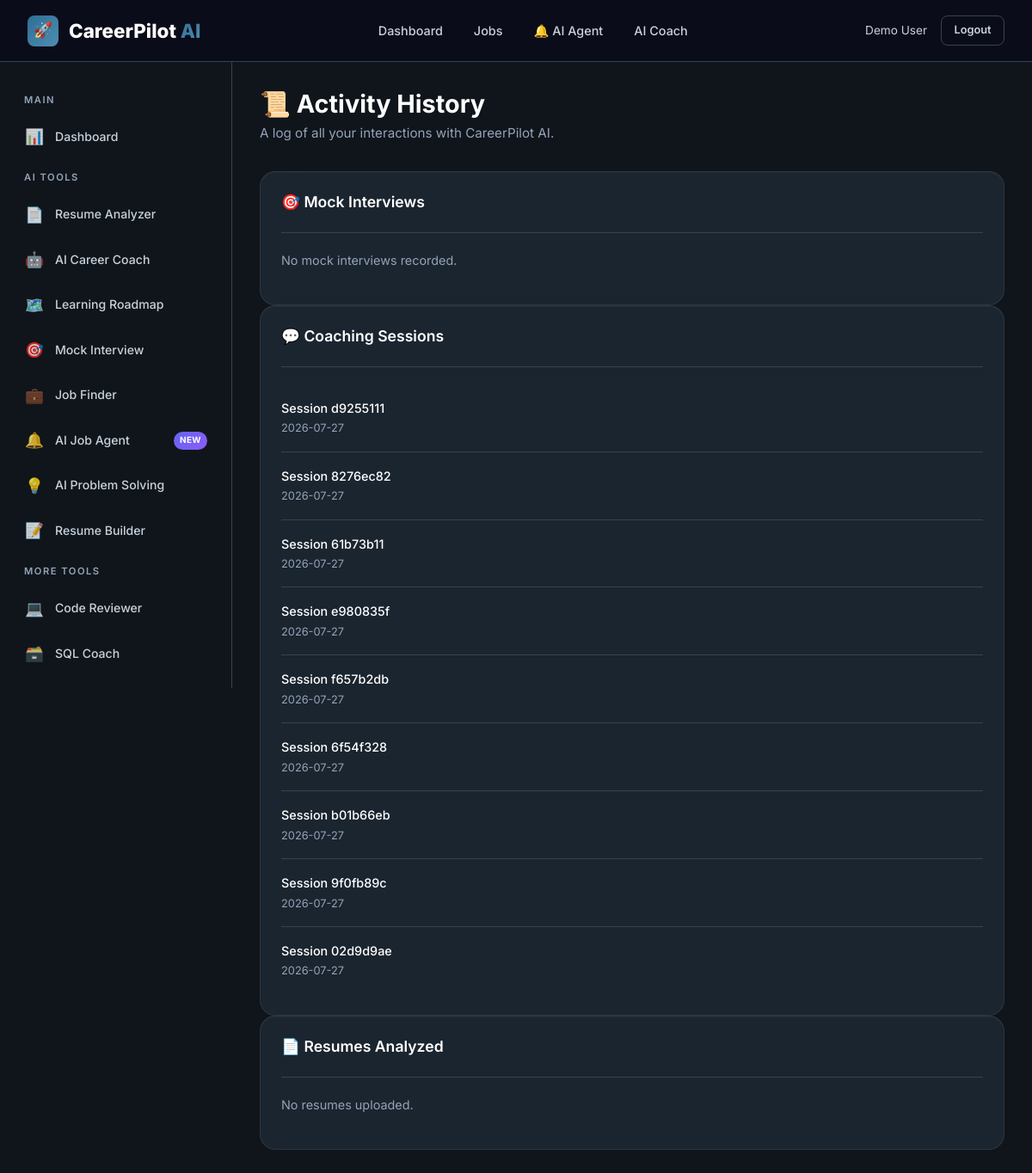
Screenshot of /profile/history (signed in) with the database file from the repository.
### tables this page shows
CREATE TABLE chat_sessions (
            session_id TEXT PRIMARY KEY,
            user_id INTEGER NOT NULL,
            title TEXT DEFAULT 'New Conversation',
            is_pinned INTEGER DEFAULT 0,
            is_archived INTEGER DEFAULT 0,
            created_at TIMESTAMP DEFAULT CURRENT_TIMESTAMP,
            updated_at TIMESTAMP DEFAULT CURRENT_TIMESTAMP,
            FOREIGN KEY (user_id) REFERENCES users(id) ON DELETE CASCADE
        );

### backend/routes/profile.py (the view)
@profile_bp.route('/history')
@login_required
def history():
    user_id = session['user_id']
    from backend.models.resume import ResumeModel
    from backend.models.job import JobModel
    from backend.models.interview import InterviewModel
    chats      = ChatModel.get_user_sessions(user_id)
    resumes    = ResumeModel.get_by_user(user_id)
    interviews = InterviewModel.get_by_user(user_id)
    return render_template('profile/history.html',
                           chats=chats, resumes=resumes, interviews=interviews)

### backend/database/db.py (called while the page is built)
def get_db_path() -> str:
    base_dir = os.path.dirname(os.path.dirname(os.path.dirname(os.path.abspath(__file__))))
    return os.path.join(base_dir, DATABASE_PATH)

def get_connection(db_path: Optional[str] = None) -> sqlite3.Connection:
    path = db_path or get_db_path()
    conn = sqlite3.connect(path)
    conn.row_factory = sqlite3.Row
    conn.execute("PRAGMA foreign_keys = ON")
    conn.execute("PRAGMA journal_mode = WAL")
    return conn

@contextmanager
def get_db(db_path: Optional[str] = None):
    conn = get_connection(db_path)
    try:
        yield conn
        conn.commit()
    except Exception:
        conn.rollback()
        raise
    finally:
        conn.close()

def execute_query(query: str, params: tuple = (), db_path: Optional[str] = None) -> list[dict]:
    from backend.utils.logger import db_logger
    import time
    start = time.time()
    with get_db(db_path) as db:
        cursor = db.execute(query, params)
        rows = cursor.fetchall()
        duration = int((time.time() - start) * 1000)
        table = query.split('FROM')[1].split('WHERE')[0].strip() if 'FROM' in query else 'unknown'
        log_msg = f"\n[DB]\nSELECT\n{table}\nRows:{len(rows)}\n{duration} ms"
        db_logger.info(log_msg)
        return [dict(row) for row in rows]

### backend/models/chat.py (called while the page is built)
    @staticmethod
    def get_user_sessions(user_id: int, module: str = None) -> list[dict]:
        return execute_query(
            """
            SELECT
                cs.session_id,
                cs.title,
                cs.is_pinned,
                cs.is_archived,
                cs.created_at as session_created_at,
                cs.updated_at,
                MIN(ch.created_at) as started_at,
                MAX(ch.created_at) as last_message,
                COUNT(ch.id) as message_count
            FROM chat_sessions cs
            LEFT JOIN chat_history ch ON cs.session_id = ch.session_id
            WHERE cs.user_id = ? AND cs.is_archived = 0
            GROUP BY cs.session_id
            ORDER BY cs.is_pinned DESC, cs.updated_at DESC
            """,
            (user_id,)
        )

### backend/models/interview.py (called while the page is built)
    @staticmethod
    def get_by_user(user_id: int, limit: int = 20) -> list[dict]:
        return execute_query(
            """SELECT *, conducted_at AS created_at FROM interview_history WHERE user_id = ?
               ORDER BY conducted_at DESC LIMIT ?""",
            (user_id, limit)
        )

### templates/profile/history.html
{% extends "base.html" %}
{% block content %}
{% include "components/sidebar.html" %}
<main class="main-content">
    <div class="page-header reveal">
        <h1>📜 Activity History</h1>
        <p class="page-subtitle">A log of all your interactions with CareerPilot AI.</p>
    </div>
    <div class="grid-3 reveal delay-1">
        <div class="card">
            <div class="card-header">
                <h3 class="card-title">🎯 Mock Interviews</h3>
            </div>
            {% if interviews %}
                <ul class="activity-list">
                    {% for item in interviews[:10] %}
                    <li class="activity-item">
                        <div class="activity-content">
                            <div class="flex-between">
                                <div class="activity-title">{{ item.role }}</div>
                                <span>Score: {{ item.overall_score }}</span>
                            </div>
                            <div class="activity-desc">{{ item.created_at.split(' ')[0] if item.created_at else 'Unknown' }} • {{ item.difficulty | title }}</div>
                        </div>
                    </li>
                    {% endfor %}
                </ul>
            {% else %}
                <p style="color: var(--text-tertiary); font-size: 0.9rem;">No mock interviews recorded.</p>
            {% endif %}
        </div>
        <div class="card">
            <div class="card-header">
                <h3 class="card-title">💬 Coaching Sessions</h3>
            </div>
            {% if chats %}
                <ul class="activity-list">
                    {% for item in chats[:10] %}
                    <li class="activity-item">
                        <div class="activity-content">
                            <div class="activity-title text-truncate" style="max-width: 250px;">Session {{ item.session_id[:8] }}</div>
                            <div class="activity-desc">{{ item.started_at.split(' ')[0] if item.started_at else 'Unknown' }}</div>
                        </div>
                    </li>
                    {% endfor %}
                </ul>
            {% else %}
                <p style="color: var(--text-tertiary); font-size: 0.9rem;">No chat history.</p>
            {% endif %}
        </div>
        <div class="card">
            <div class="card-header">
                <h3 class="card-title">📄 Resumes Analyzed</h3>
            </div>
            {% if resumes %}
                <ul class="activity-list">
                    {% for item in resumes[:10] %}
                    <li class="activity-item">
                        <div class="activity-content">
                            <div class="activity-title">{{ item.original_name }}</div>
                            <div class="activity-desc">{{ item.uploaded_at.split(' ')[0] if item.uploaded_at else 'Unknown' }}</div>
                        </div>
                    </li>
                    {% endfor %}
                </ul>
            {% else %}
                <p style="color: var(--text-tertiary); font-size: 0.9rem;">No resumes uploaded.</p>
            {% endif %}
        </div>
    </div>
</main>
{% endblock %}

### templates/base.html (shortened to what this page needs)
<!DOCTYPE html>
<html lang="en">
<head>
    <link href="https://unpkg.com/aos@2.3.1/dist/aos.css" rel="stylesheet">
    <link rel="stylesheet" href="{{ url_for('static', filename='css/main.css') }}">
    <link rel="stylesheet" href="{{ url_for('static', filename='css/components.css') }}">
    <link rel="stylesheet" href="{{ url_for('static', filename='css/dashboard.css') }}">
    <link rel="stylesheet" href="{{ url_for('static', filename='css/pages.css') }}">
    <link rel="stylesheet" href="{{ url_for('static', filename='css/animations.css') }}">
</head>
<body>
    {% block body %}
    {% block navbar %}
    <nav class="navbar" id="mainNavbar">
        <a href="{{ url_for('home') }}" class="navbar-brand">
            <div class="brand-icon">🚀</div>
            <span>CareerPilot <span class="text-gradient">AI</span></span>
        </a>
        {% if not current_user.is_authenticated %}
        <ul class="navbar-nav">
            <li><a href="{{ url_for('home') }}#features" class="nav-link">Features</a></li>
            <li><a href="{{ url_for('home') }}#showcase" class="nav-link">AI Showcase</a></li>
            <li><a href="{{ url_for('home') }}#testimonials" class="nav-link">Testimonials</a></li>
        </ul>
        <div class="navbar-actions">
            <a href="{{ url_for('auth.login') }}" class="btn btn-ghost">Log In</a>
            <a href="{{ url_for('auth.register') }}" class="btn btn-primary">Get Started</a>
        </div>
        {% else %}
        <ul class="navbar-nav">
            <li><a href="{{ url_for('dashboard.index') }}" class="nav-link">Dashboard</a></li>
            <li><a href="{{ url_for('jobs.index') }}" class="nav-link">Jobs</a></li>
            <li><a href="{{ url_for('notifications.index') }}" class="nav-link" style="position:relative;">
                🔔 AI Agent
            </a></li>
            <li><a href="{{ url_for('chat.index') }}" class="nav-link">AI Coach</a></li>
        </ul>
        <div class="navbar-actions">
            <span style="color: var(--text-secondary); font-size: 0.85rem;">{{ current_user.full_name }}</span>
            <a href="{{ url_for('auth.logout') }}" class="btn btn-ghost btn-sm">Logout</a>
        </div>
        {% endif %}
    </nav>
    {% endblock %}
    {% block content %}{% endblock %}
    {% endblock %}
</body>
</html>

### templates/components/sidebar.html (shortened to what this page needs)
<aside class="sidebar" id="sidebar">
    <ul class="sidebar-nav">
        <li class="nav-label">Main</li>
        <li class="nav-item">
            <a href="{{ url_for('dashboard.index') }}" class="nav-link {% if request.path == '/dashboard' %}active{% endif %}">
                <span class="nav-icon">📊</span> Dashboard
            </a>
        </li>
        <li class="nav-label">AI Tools</li>
        <li class="nav-item">
            <a href="{{ url_for('resume.upload') }}" class="nav-link {% if '/resume' in request.path %}active{% endif %}">
                <span class="nav-icon">📄</span> Resume Analyzer
            </a>
        </li>
        <li class="nav-item">
            <a href="{{ url_for('chat.index') }}" class="nav-link {% if '/chat' in request.path %}active{% endif %}">
                <span class="nav-icon">🤖</span> AI Career Coach
            </a>
        </li>
        <li class="nav-item">
            <a href="{{ url_for('learning.index') }}" class="nav-link {% if '/learning' in request.path %}active{% endif %}">
                <span class="nav-icon">🗺️</span> Learning Roadmap
            </a>
        </li>
        <li class="nav-item">
            <a href="{{ url_for('interview.index') }}" class="nav-link {% if '/interview' in request.path %}active{% endif %}">
                <span class="nav-icon">🎯</span> Mock Interview
            </a>
        </li>
        <li class="nav-item">
            <a href="{{ url_for('jobs.index') }}" class="nav-link {% if request.path == '/jobs/' or request.path == '/jobs' %}active{% endif %}">
                <span class="nav-icon">💼</span> Job Finder
            </a>
        </li>
        <li class="nav-item">
            <a href="{{ url_for('notifications.index') }}" class="nav-link {% if '/notifications' in request.path %}active{% endif %}"
               style="position:relative;">
                <span class="nav-icon">🔔</span> AI Job Agent
                <span style="margin-left:auto;background:linear-gradient(135deg,#6366f1,#8b5cf6);
                             color:#fff;font-size:0.62rem;font-weight:700;padding:0.15rem 0.45rem;
                             border-radius:20px;letter-spacing:0.03em;">NEW</span>
            </a>
        </li>
        <li class="nav-item">
            <a href="{{ url_for('problem_solving.index') }}" class="nav-link {% if '/problem_solving' in request.path %}active{% endif %}">
                <span class="nav-icon">💡</span> AI Problem Solving
            </a>
        </li>
        <li class="nav-item">
            <a href="{{ url_for('resume.builder') }}" class="nav-link {% if '/resume/builder' in request.path %}active{% endif %}">
                <span class="nav-icon">📝</span> Resume Builder
            </a>
        </li>
        <li class="nav-label">More Tools</li>
        <li class="nav-item">
            <a href="{{ url_for('code.code_review') }}" class="nav-link {% if '/code-review' in request.path %}active{% endif %}">
                <span class="nav-icon">💻</span> Code Reviewer
            </a>
        </li>
        <li class="nav-item">
            <a href="{{ url_for('code.sql_coach') }}" class="nav-link {% if '/sql-coach' in request.path %}active{% endif %}">
                <span class="nav-icon">🗃️</span> SQL Coach
            </a>
        </li>
        <li class="nav-item">
            <a href="{{ url_for('projects.index') }}" class="nav-link {% if '/projects' in request.path %}active{% endif %}">
                <span class="nav-icon">🚀</span> Project Generator
            </a>
        </li>
    </ul>
</aside>

### static/css/components.css (style rules this page uses)
.btn { display: inline-flex; align-items: center; justify-content: center; gap: 0.5rem; padding: 0.65rem 1.5rem; font-family: var(--font-primary); font-size: 0.9rem; font-weight: 600; border: none; border-radius: var(--radius-sm); cursor: pointer; transition: all var(--transition-fast); text-decoration: none; white-space: nowrap; }
.btn-ghost { background: transparent; color: var(--text-secondary); border: 1px solid var(--border); }
.btn-sm { padding: 0.4rem 0.9rem; font-size: 0.8rem; }
.card { background: var(--glass-bg); backdrop-filter: var(--glass-blur); -webkit-backdrop-filter: var(--glass-blur); border: 1px solid var(--glass-border); border-radius: var(--radius-lg); padding: 1.5rem; box-shadow: var(--shadow-card); transition: all var(--transition-normal); }
.card-header { display: flex; align-items: center; justify-content: space-between; margin-bottom: 1.25rem; padding-bottom: 1rem; border-bottom: 1px solid var(--border); }
.card-title { font-size: 1.1rem; font-weight: 600; color: var(--text-primary); }

### static/css/dashboard.css (style rules this page uses)
.activity-list { list-style: none; }
.activity-item { display: flex; align-items: flex-start; gap: 1rem; padding: 1rem 0; border-bottom: 1px solid var(--border); }
.activity-item:last-child { border-bottom: none; }
.activity-content { flex: 1; }
.activity-content .activity-title { font-size: 0.9rem; font-weight: 500; color: var(--text-primary); margin-bottom: 0.15rem; }
.activity-content .activity-desc { font-size: 0.8rem; color: var(--text-tertiary); }

### static/css/animations.css (style rules this page uses)
.reveal { opacity: 0; transform: translateY(30px); transition: all 0.6s ease; }
.reveal.visible { opacity: 1; transform: translateY(0); }
.delay-1 { transition-delay: 0.1s !important; }

### rows the page displays
chat_sessions: session_id "d9255111", started_at "2026-07-27"
chat_sessions: session_id "8276ec82", started_at "2026-07-27"
chat_sessions: session_id "61b73b11", started_at "2026-07-27"
chat_sessions: session_id "e980835f", started_at "2026-07-27"
chat_sessions: session_id "f657b2db", started_at "2026-07-27"
chat_sessions: session_id "6f54f328", started_at "2026-07-27"
chat_sessions: session_id "b01b66eb", started_at "2026-07-27"
chat_sessions: session_id "9f0fb89c", started_at "2026-07-27"
chat_sessions: session_id "02d9d9ae", started_at "2026-07-27"

### other values shown
{{ current_user.full_name }} "Demo User"
